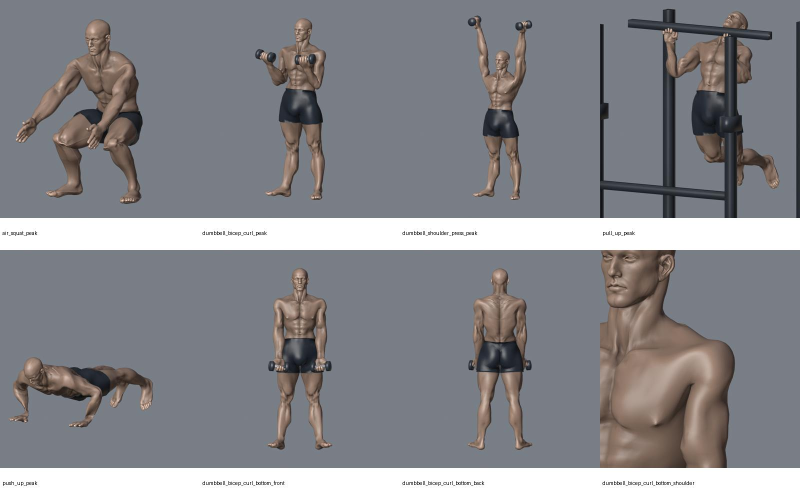
#> input picture HIGH_DETAIL_MESH_WORK/renders/REVIEW_CONTACT_SHEET.jpg, 1600 x 1000 px, given in place of dumbbell_bicep_curl_bottom_candidate_front.png, which was not available (shown at 1/2 size)
$ python make_review_sheet_v5_hands.py
#> lines starting #> are read from the running program, lines starting #| are printed output that depends on the picture; pictures that were not available may be replaced by others from this repository, and a replacement may not be noted
"""Assemble labeled technical render comparisons for the candidate handoff."""

from pathlib import Path

from PIL import Image, ImageDraw

root = Path(__file__).resolve().parents[1]
renders = root / "renders_v5_hands_curved"


def sheet(name, images, columns, cell_size):
#> called with name = 'V5_HANDS_ANATOMY_AND_EXERCISES.jpg', columns = 3, cell_size = (420, 490)
    rows = (len(images) + columns - 1) // columns
    width, height = cell_size
    output = Image.new("RGB", (columns * width, rows * height), "white")
#> output: PIL image 1260x1470 RGB; every value is 255
    draw = ImageDraw.Draw(output)
    for index, (label, path) in enumerate(images):
        picture = Image.open(path)
#> picture is the input picture: PIL image 1600x1000 RGB; mean R, G, B 135.1, 135.2, 139.8
        picture.thumbnail((width - 12, height - 42))
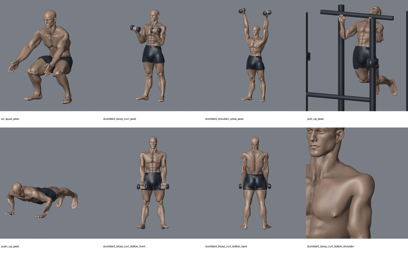
#> picture: PIL image 408x255 RGB; mean R, G, B 135.1, 135.2, 139.8
        x = (index % columns) * width
        y = (index // columns) * height
        output.paste(picture, (x + (width - picture.width) // 2, y + 30))
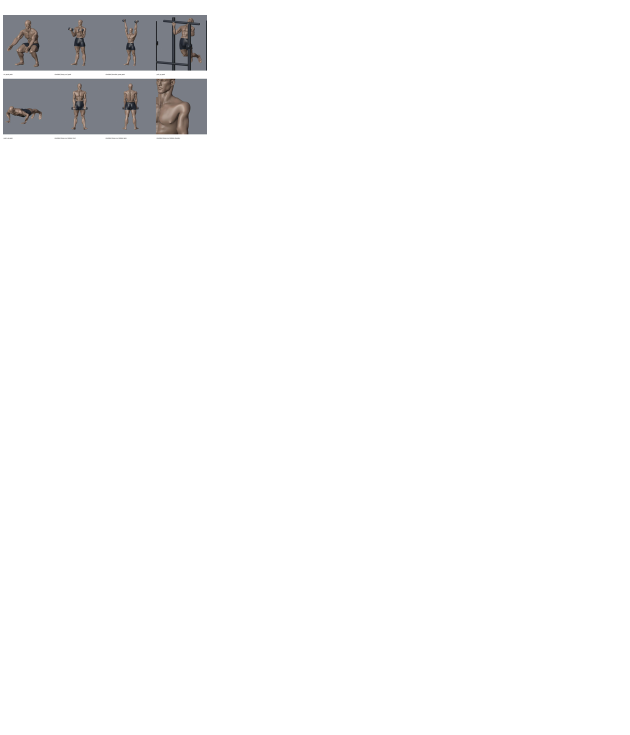
#> output: PIL image 1260x1470 RGB (shown at 1/2 size); mean R, G, B 248.3, 248.3, 248.5
        draw.text((x + 8, y + 8), label, fill="black")
#> pass 2 of the loop in sheet, `for index, (label, path) in enumerate(images):`:
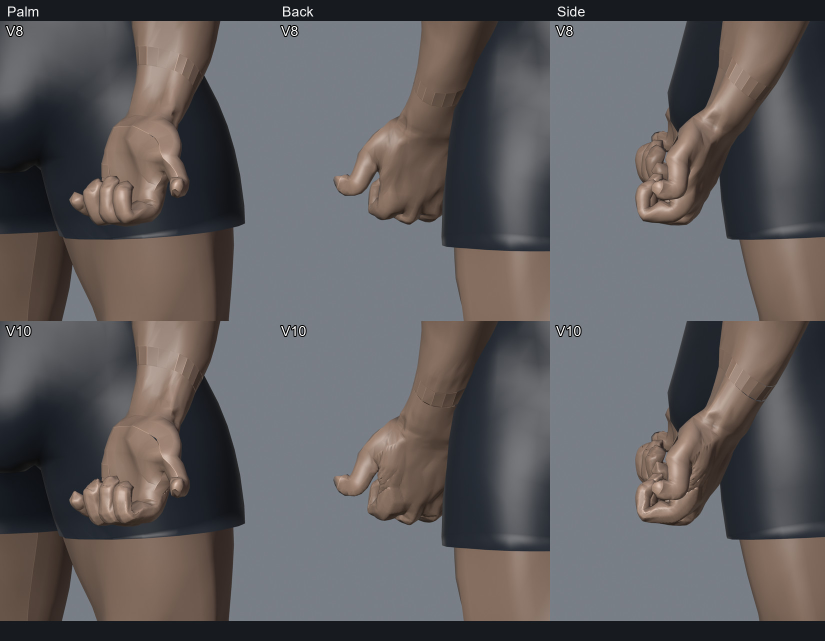
#> input picture HIGH_DETAIL_MESH_WORK/renders_v10_hand_retopology/V10_V8_CLOSED_FIST_COMPARISON.jpg, 1650 x 1282 px, given in place of dumbbell_bicep_curl_bottom_candidate_side.png, which was not available (shown at 1/2 size)
#> in sheet, picture is the input picture: PIL image 1650x1282 RGB; mean R, G, B 95.3, 92.9, 94.5
#> in sheet, `picture.thumbnail((width - 12, height - 42))`:
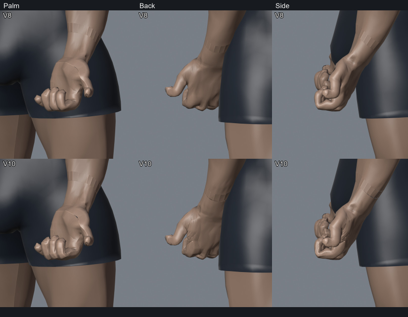
#> picture: PIL image 408x317 RGB; mean R, G, B 95.4, 93, 94.6
#> in sheet, `output.paste(picture, (x + (width - picture.width) // 2, y + 30))`:
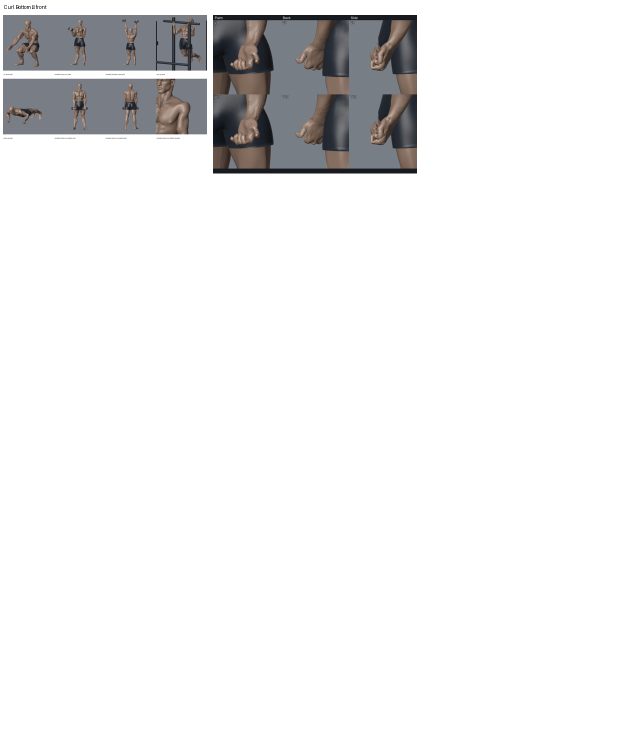
#> output: PIL image 1260x1470 RGB (shown at 1/2 size); mean R, G, B 237.1, 236.9, 237.3
    output.save(renders / name, quality=90)


#> (the run stopped early here; a loop or call above may not have finished)
